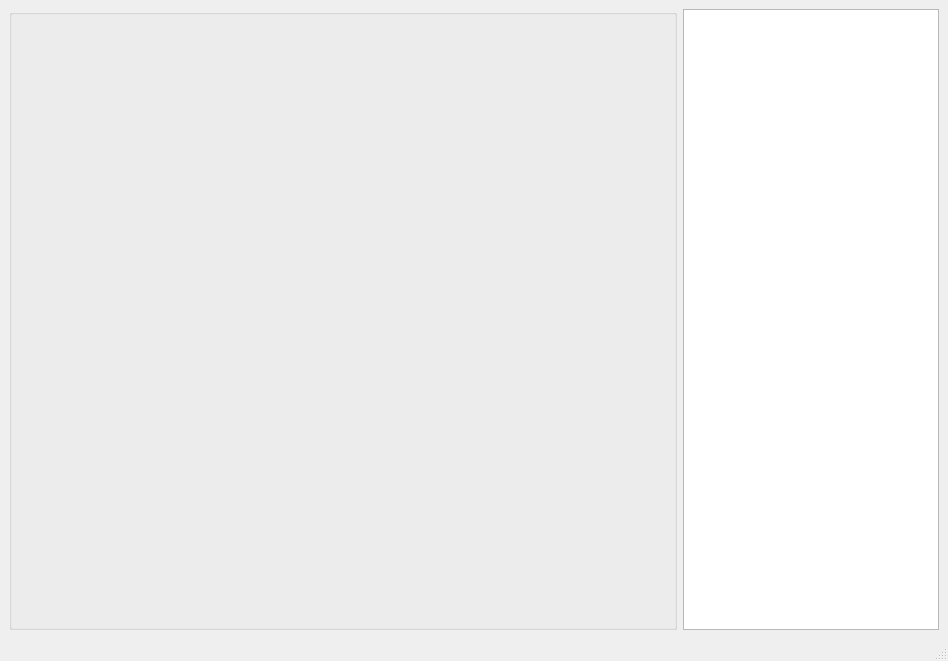
<?xml version="1.0" encoding="UTF-8"?>
<ui version="4.0">
 <class>MainWindow</class>
 <widget class="QMainWindow" name="MainWindow">
  <property name="geometry">
   <rect>
    <x>0</x>
    <y>0</y>
    <width>948</width>
    <height>661</height>
   </rect>
  </property>
  <property name="windowTitle">
   <string>TVVM Configurator</string>
  </property>
  <widget class="QWidget" name="centralwidget">
   <layout class="QHBoxLayout" name="horizontalLayout">
    <item>
     <widget class="QGroupBox" name="containerBox">
      <property name="sizePolicy">
       <sizepolicy hsizetype="Preferred" vsizetype="Preferred">
        <horstretch>1</horstretch>
        <verstretch>0</verstretch>
       </sizepolicy>
      </property>
      <property name="title">
       <string/>
      </property>
     </widget>
    </item>
    <item>
     <widget class="QTreeView" name="treeView"/>
    </item>
   </layout>
  </widget>
  <widget class="QMenuBar" name="menubar">
   <property name="geometry">
    <rect>
     <x>0</x>
     <y>0</y>
     <width>948</width>
     <height>22</height>
    </rect>
   </property>
  </widget>
  <widget class="QStatusBar" name="statusbar"/>
 </widget>
 <resources/>
 <connections/>
</ui>
